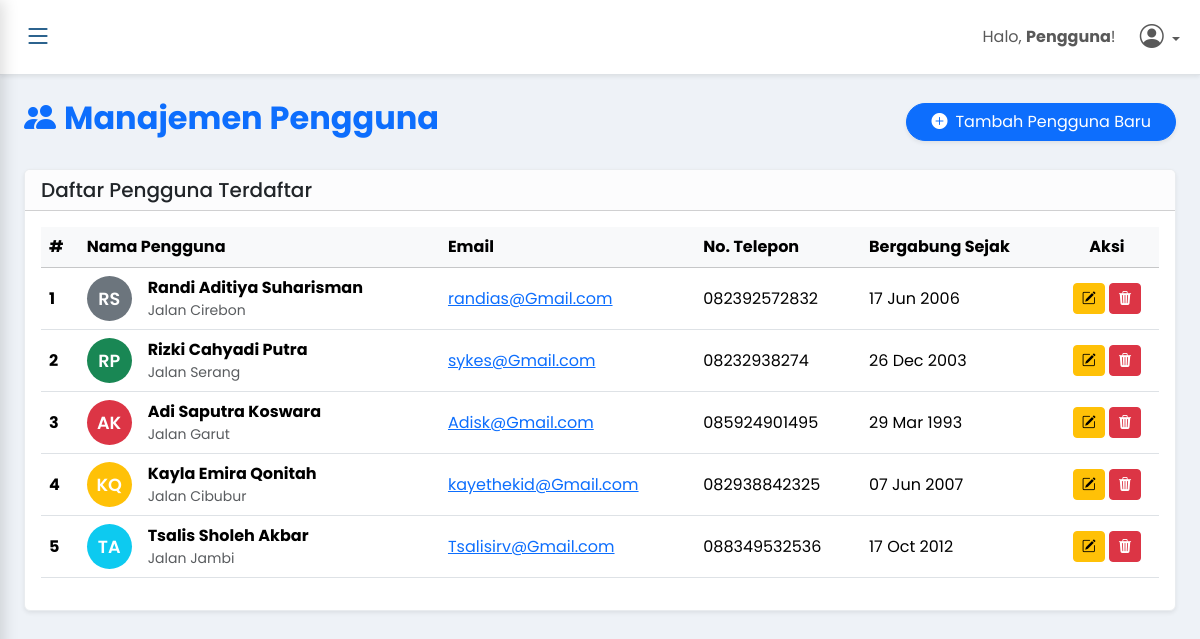
The page /tabel/pengguna/index.php (signed in) on the database its author committed.
### tables this page shows
CREATE TABLE `pengguna` (
  `Id_pengguna` int(11) NOT NULL,
  `Nama_Depan` varchar(50) NOT NULL,
  `Nama_Tengah` varchar(50) NOT NULL,
  `Nama_Belakang` varchar(50) NOT NULL,
  `Tanggal_Lahir` date NOT NULL,
  `Alamat` varchar(50) NOT NULL,
  `Email` varchar(50) NOT NULL,
  `No_Telp` varchar(50) NOT NULL
);

### tabel/pengguna/index.php (the view, shortened to what this page needs)
<?php
require '../../config/database.php';
$data_pengguna_query = mysqli_query($koneksi, "SELECT * FROM pengguna ORDER BY Id_pengguna ASC");
require_once '../../templates/header.php';
?>
<div class="d-flex justify-content-between align-items-center mb-4">
    <h1 class="h2 fw-bold text-primary">
        <i class="bi bi-people-fill me-2"></i>Manajemen Pengguna
    </h1>
    <a href="tambah.php" class="btn btn-primary rounded-pill px-4 shadow-sm">
        <i class="bi bi-plus-circle-fill me-2"></i>Tambah Pengguna Baru
    </a>
</div>
<div class="card shadow-sm border-light-subtle">
    <div class="card-header bg-light-subtle">
        <h5 class="card-title mb-0">Daftar Pengguna Terdaftar</h5>
    </div>
    <div class="card-body">
        <div class="table-responsive">
            <table class="table table-hover align-middle">
                <thead class="table-light">
                    <tr>
                        <th scope="col">#</th>
                        <th scope="col">Nama Pengguna</th>
                        <th scope="col">Email</th>
                        <th scope="col">No. Telepon</th>
                        <th scope="col">Bergabung Sejak</th>
                        <th scope="col" class="text-center">Aksi</th>
                    </tr>
                </thead>
                <tbody>
                    <?php if (mysqli_num_rows($data_pengguna_query) > 0): ?>
                        <?php $nomor = 1; ?>
                        <?php while ($d = mysqli_fetch_assoc($data_pengguna_query)): ?>
                        <?php
                            $inisial = strtoupper(substr($d['Nama_Depan'], 0, 1) . substr($d['Nama_Belakang'], 0, 1));
                            $colors = ['bg-primary', 'bg-secondary', 'bg-success', 'bg-danger', 'bg-warning', 'bg-info', 'bg-dark'];
                            $random_color = $colors[$d['Id_pengguna'] % count($colors)];
                        ?>
                        <tr>
                            <th scope="row"><?= $nomor++; ?></th>
                            <td>
                                <div class="d-flex align-items-center">
                                    <div class="avatar-circle <?= $random_color; ?> text-white me-3">
                                        <span><?= $inisial; ?></span>
                                    </div>
                                    <div>
                                        <div class="fw-bold"><?= htmlspecialchars(trim($d['Nama_Depan'] . ' ' . $d['Nama_Tengah'] . ' ' . $d['Nama_Belakang'])); ?></div>
                                        <div class="text-muted small"><?= htmlspecialchars($d['Alamat']); ?></div>
                                    </div>
                                </div>
                            </td>
                            <td><a href="mailto:<?= htmlspecialchars($d['Email']); ?>"><?= htmlspecialchars($d['Email']); ?></a></td>
                            <td><?= htmlspecialchars($d['No_Telp']); ?></td>
                            <td><?= htmlspecialchars(date('d M Y', strtotime($d['Tanggal_Lahir']))); ?></td>
                            <td class="text-center">
                                <a href="edit.php?id=<?= $d['Id_pengguna'] ?>" class="btn btn-warning btn-sm" title="Edit Pengguna">
                                    <i class="bi bi-pencil-square"></i>
                                </a>
                                <a href="hapus.php?id=<?= $d['Id_pengguna'] ?>" class="btn btn-danger btn-sm" onclick="return confirm('Apakah Anda yakin ingin menghapus pengguna ini?')" title="Hapus Pengguna">
                                    <i class="bi bi-trash3-fill"></i>
                                </a>
                            </td>
                        </tr>
                        <?php endwhile; ?>
                    <?php endif; ?>
                </tbody>
            </table>
        </div>
    </div>
</div>
<?php
require_once '../../templates/footer.php';
?>

### templates/header.php (shortened to what this page needs)
<!DOCTYPE html>
<html lang="id">
<head>
    <link href="https://cdn.jsdelivr.net/npm/bootstrap@5.3.3/dist/css/bootstrap.min.css" rel="stylesheet">
    <link rel="stylesheet" href="https://cdn.jsdelivr.net/npm/bootstrap-icons@1.11.3/font/bootstrap-icons.min.css">
    <link rel="stylesheet" href="<?= BASE_URL ?>assets/css/style_dashboard.css">
</head>
<body>
    <div class="d-flex" id="wrapper">
        <div id="page-content-wrapper">
            <nav class="navbar navbar-expand-lg navbar-light bg-white border-bottom shadow-sm sticky-top">
                <div class="container-fluid">
                    <button class="btn btn-primary-outline" id="menu-toggle" title="Toggle Menu"><i class="bi bi-list fs-3"></i></button>
                    <div class="collapse navbar-collapse" id="navbarSupportedContent">
                        <ul class="navbar-nav ms-auto mt-2 mt-lg-0 align-items-center">
                            <li class="nav-item">
                                <span class="navbar-text me-3">
                                    Halo, <strong><?= isset($_SESSION['user']) ? htmlspecialchars(explode('@', $_SESSION['user'])[0]) : 'Pengguna'; ?></strong>!
                                </span>
                            </li>
                            <li class="nav-item dropdown">
                                <a class="nav-link dropdown-toggle" href="#" id="navbarDropdownUser" role="button" data-bs-toggle="dropdown" aria-expanded="false">
                                    <i class="bi bi-person-circle fs-4"></i>
                                </a>
                            </li>
                        </ul>
                    </div>
                </div>
            </nav>
            <main class="container-fluid p-lg-4 p-3" id="main-content">

### templates/footer.php (shortened to what this page needs)
</main>
        </div> </div> <script src="https://cdn.jsdelivr.net/npm/bootstrap@5.3.3/dist/js/bootstrap.bundle.min.js"></script>
</body>
</html>

### assets/css/style_dashboard.css (style rules this page uses)
body { font-family: 'Poppins', sans-serif; overflow-x: hidden; background-color: #eef2f7; color: #333; }
:root { --bs-primary-dark: #07477A; --bs-primary-hover: #0A5891; --bs-primary-accent: #00AEEF; --bs-text-light: rgba(255,255,255,0.85); --bs-text-light-hover: #ffffff; }
#wrapper { display: flex; min-height: 100vh; transition: margin-left .3s cubic-bezier(0.25, 0.1, 0.25, 1); }
#page-content-wrapper { width: 100%; transition: margin-left .3s cubic-bezier(0.25, 0.1, 0.25, 1); }
.navbar { background-color: #ffffff !important; box-shadow: 0 2px 10px rgba(0,0,0,0.07); }
#menu-toggle { color: var(--bs-primary-dark); border: none; padding: 0.5rem 0.75rem; }
#menu-toggle i { transition: transform 0.3s ease; }
#main-content { padding: 1.5rem 2rem; }

### tabel/pengguna/index.php (style rules this page uses)
.avatar-circle { width: 45px; height: 45px; border-radius: 50%; display: flex; align-items: center; justify-content: center; font-weight: 600; font-size: 1.1rem; flex-shrink: 0; }

### rows shown on the page
pengguna: inisial "RS", Nama_Depan+Nama_Tengah+Nama_Belakang "Randi Aditiya Suharisman", Alamat "Jalan Cirebon", Email "randias@Gmail.com", No_Telp "082392572832", Tanggal_Lahir "17 Jun 2006"
pengguna: inisial "RP", Nama_Depan+Nama_Tengah+Nama_Belakang "Rizki Cahyadi Putra", Alamat "Jalan Serang", Email "sykes@Gmail.com", No_Telp "08232938274", Tanggal_Lahir "26 Dec 2003"
pengguna: inisial "AK", Nama_Depan+Nama_Tengah+Nama_Belakang "Adi Saputra Koswara", Alamat "Jalan Garut", Email "Adisk@Gmail.com", No_Telp "085924901495", Tanggal_Lahir "29 Mar 1993"
pengguna: inisial "KQ", Nama_Depan+Nama_Tengah+Nama_Belakang "Kayla Emira Qonitah", Alamat "Jalan Cibubur", Email "kayethekid@Gmail.com", No_Telp "082938842325", Tanggal_Lahir "07 Jun 2007"
pengguna: inisial "TA", Nama_Depan+Nama_Tengah+Nama_Belakang "Tsalis Sholeh Akbar", Alamat "Jalan Jambi", Email "Tsalisirv@Gmail.com", No_Telp "088349532536", Tanggal_Lahir "17 Oct 2012"
